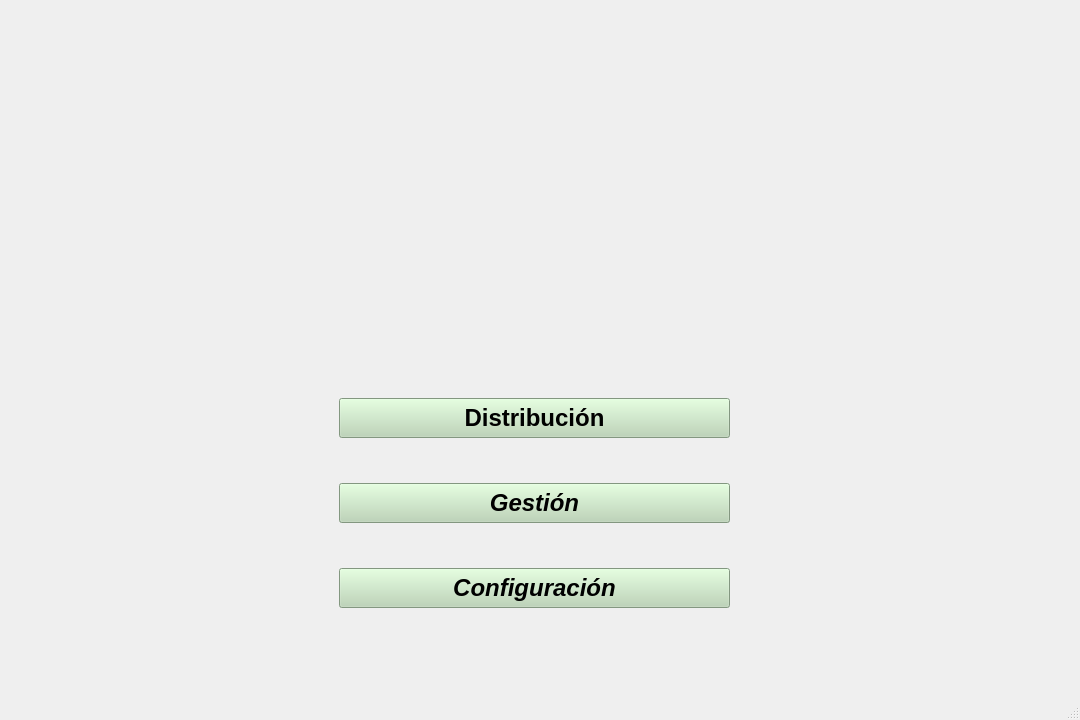
<?xml version="1.0" encoding="UTF-8"?>
<ui version="4.0">
 <class>MainWindow</class>
 <widget class="QMainWindow" name="MainWindow">
  <property name="geometry">
   <rect>
    <x>0</x>
    <y>0</y>
    <width>1080</width>
    <height>720</height>
   </rect>
  </property>
  <property name="minimumSize">
   <size>
    <width>1080</width>
    <height>720</height>
   </size>
  </property>
  <property name="maximumSize">
   <size>
    <width>1080</width>
    <height>720</height>
   </size>
  </property>
  <property name="windowTitle">
   <string>MainWindow</string>
  </property>
  <widget class="QWidget" name="centralwidget">
   <layout class="QGridLayout" name="gridLayout">
    <item row="0" column="0">
     <widget class="QWidget" name="widget" native="true">
      <widget class="QLabel" name="label">
       <property name="geometry">
        <rect>
         <x>-5</x>
         <y>-1</y>
         <width>1061</width>
         <height>661</height>
        </rect>
       </property>
       <property name="text">
        <string/>
       </property>
       <property name="pixmap">
        <pixmap>../img/FondoMenu.jpg</pixmap>
       </property>
       <property name="scaledContents">
        <bool>true</bool>
       </property>
      </widget>
      <widget class="QWidget" name="verticalLayoutWidget">
       <property name="geometry">
        <rect>
         <x>330</x>
         <y>350</y>
         <width>391</width>
         <height>291</height>
        </rect>
       </property>
       <layout class="QVBoxLayout" name="verticalLayout">
        <item>
         <widget class="QPushButton" name="pushButton_2">
          <property name="minimumSize">
           <size>
            <width>0</width>
            <height>40</height>
           </size>
          </property>
          <property name="font">
           <font>
            <pointsize>18</pointsize>
            <weight>75</weight>
            <italic>false</italic>
            <bold>true</bold>
            <kerning>true</kerning>
           </font>
          </property>
          <property name="styleSheet">
           <string notr="true">background-color: rgb(184, 212, 179);</string>
          </property>
          <property name="text">
           <string>Distribución</string>
          </property>
         </widget>
        </item>
        <item>
         <widget class="QPushButton" name="pushButton_3">
          <property name="minimumSize">
           <size>
            <width>0</width>
            <height>40</height>
           </size>
          </property>
          <property name="font">
           <font>
            <pointsize>18</pointsize>
            <weight>75</weight>
            <italic>true</italic>
            <bold>true</bold>
            <kerning>true</kerning>
           </font>
          </property>
          <property name="styleSheet">
           <string notr="true">background-color: rgb(184, 212, 179);</string>
          </property>
          <property name="text">
           <string>Gestión</string>
          </property>
         </widget>
        </item>
        <item>
         <widget class="QPushButton" name="pushButton">
          <property name="minimumSize">
           <size>
            <width>0</width>
            <height>40</height>
           </size>
          </property>
          <property name="font">
           <font>
            <pointsize>18</pointsize>
            <weight>75</weight>
            <italic>true</italic>
            <bold>true</bold>
            <kerning>true</kerning>
           </font>
          </property>
          <property name="styleSheet">
           <string notr="true">background-color: rgb(184, 212, 179);</string>
          </property>
          <property name="text">
           <string>Configuración</string>
          </property>
         </widget>
        </item>
       </layout>
      </widget>
     </widget>
    </item>
   </layout>
  </widget>
  <widget class="QMenuBar" name="menubar">
   <property name="geometry">
    <rect>
     <x>0</x>
     <y>0</y>
     <width>1080</width>
     <height>20</height>
    </rect>
   </property>
  </widget>
  <widget class="QStatusBar" name="statusbar"/>
 </widget>
 <resources/>
 <connections/>
</ui>
